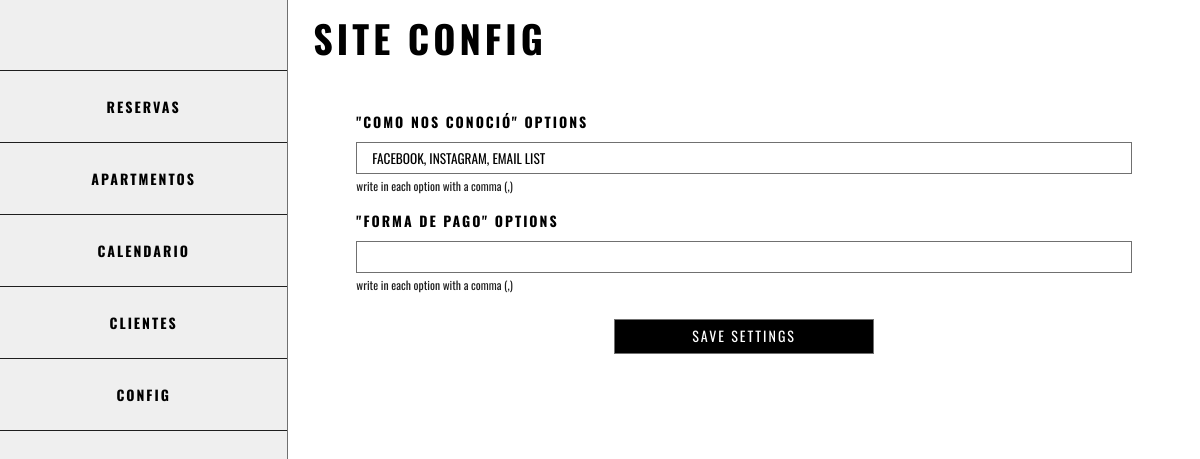
The page /admin/site_config.php on the database as committed earlier.
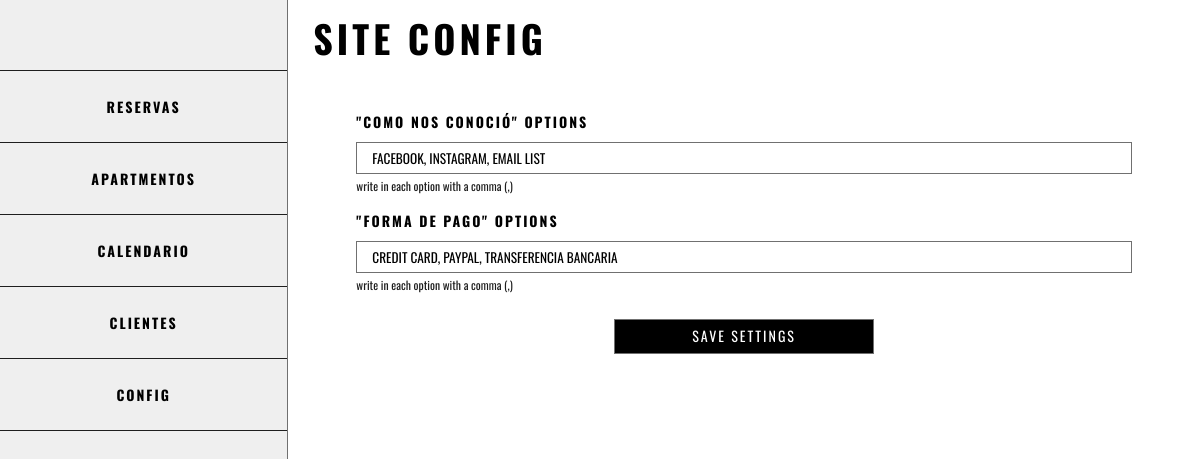
The same page on the database as committed later.
### tables this page shows
CREATE TABLE `config` (
  `name` varchar(255) NOT NULL,
  `value` text NOT NULL
);

### admin/site_config.php (called while the page is built, shortened)
<?php
    require('../config/start.php');
    require('../include/functions.php');
?>
<?php
    require('../views/layout/admin_header.php');
?>
<?php require('../views/admin/site_config.php'); ?>
<?php require('../views/layout/admin_footer.php'); ?>

### include/functions.php (called while the page is built, shortened)
<?php
function getSetting($name, $db){
    $stmt = $db->prepare("SELECT `value` FROM `config` WHERE `name`=:name");
    $stmt->execute(['name'=>$name]);
    return $stmt->fetch()['value'];
}

### views/admin/site_config.php (the view, shortened to what this page needs)
<div id="config-block">
    <form action="" method="POST">
        <div class="config-row">
            <div class="config-input">
                <div class="apt-field">
                    <label for="comooptions">"Como nos conoció" options</label>
                    <input type="text" name="came_froms" id="comooptions" value="<?=isset($_POST['came_froms'])? $_POST['came_froms']:getSetting('came_froms',$db)?>">
                    <p style="margin:0;padding:0;"><small>write in each option with a comma (,)</small></p>
                </div>
            </div>
        </div>
        <div class="config-row">
            <div class="config-input">
                <div class="apt-field">
                    <label for="paymenttypes">"FORMA DE PAGO" options</label>
                    <input type="text" name="payment_types" id="paymenttypes" value="<?=isset($_POST['payment_types'])? $_POST['payment_types']:getSetting('payment_types',$db)?>">
                    <p style="margin:0;padding:0;"><small>write in each option with a comma (,)</small></p>
                </div>
            </div>
        </div>
        <div class="book-a-form-submit">
            <input type="submit" value="Save Settings" name="save_settings">
        </div>
    </form>
</div>

Rows that differ between the two databases and show on the page:
added config: payment_types "Credit Card, Paypal, Transferencia Bancaria"
